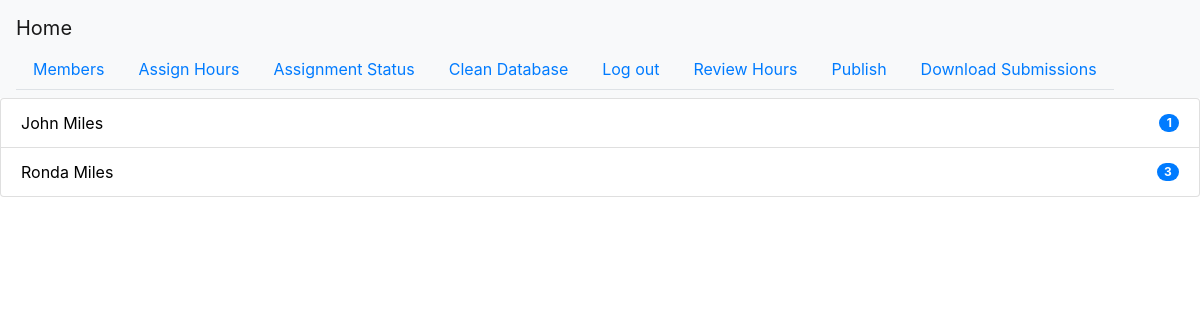
Page /members (signed in) on the earlier database version.
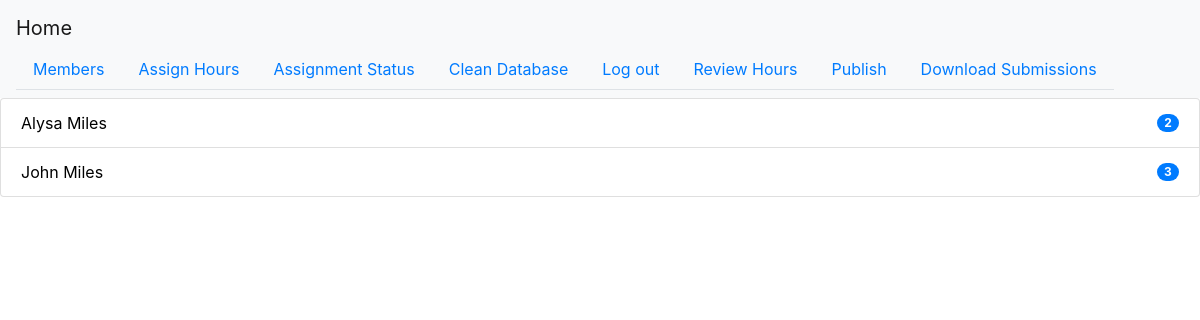
Same page on the later database version.
### app.py (models this page shows, shortened)
class Member(db.Model):
    id = db.Column(db.Integer, primary_key=True)
    first = db.Column(db.Text)
    last = db.Column(db.Text)
    phone = db.Column(db.Text)
    email = db.Column(db.Text)
    status = db.Column(db.Text)
    active = db.Column(db.Boolean)
    hours = db.Column(db.Integer)
    assigned = db.Column(db.Boolean)
    skips = db.Column(db.Integer)

### app.py (the view)
@app.route('/members', methods=['GET', 'POST'])
@login_required
def members():
    from utils.components import GenerateMembersButton
    generate = GenerateMembersButton()
    if generate.validate_on_submit():
        from modules.MemberGenerator import generate_members
        member_list = generate_members()
        db.session.add_all(member_list)
        db.session.commit()
        return redirect(url_for('members'))
    try:
        member_list = Member.query.all()
        member_list = sorted(member_list, key=lambda member: member.hours)
        member_list = [member for member in member_list if member.active]
    except Exception as e:
        print(e)
        member_list = []
    return render_template('members.html', generate=generate, member_list=member_list)

### app.py (called while the page is built)
@login_manager.user_loader
def load_user(user_id):
    return User.query.get(user_id)

### templates/members.html (shortened to what this page needs)
{% extends "base.html" %}
{% block content %}
    {% if member_list %}
        <ul class="list-group">
            {% for member in member_list %}
                <li class="list-group-item d-flex justify-content-between align-items-center">
                    <a style="color:black" href="{{ url_for('member_page',identifier=member.id)}}">
                        {{ member.first + ' ' + member.last}}
                    </a>
                    <span class="badge badge-primary badge-pill">{{ member.hours }}</span>
                </li>
            {% endfor %}
        </ul>
    {% endif %}
{% endblock %}

### templates/base.html (shortened to what this page needs)
<!DOCTYPE html>
<html lang="en">
<head>
    <link rel="stylesheet" href="https://stackpath.bootstrapcdn.com/bootstrap/4.3.1/css/bootstrap.min.css">
</head>
<body>
<nav class="navbar navbar-light bg-light">
    <a class="navbar-brand" href="{{ url_for('index')}}">Home</a>
    {% if current_user.is_authenticated %}
        <ul class="nav nav-tabs">
            <li class="nav-item">
                <a class="nav-link" href="{{ url_for('members')}}">Members<span class="sr-only">(current)</span></a>
            </li>
            <li class="nav-item">
                <a class="nav-link" href="{{ url_for('assignment')}}">Assign Hours<span class="sr-only">(current)</span></a>
            </li>
            <li class="nav-item">
                <a class="nav-link" href="{{ url_for('assignment_status')}}">Assignment Status<span class="sr-only">(current)</span></a>
            </li>
            <li class="nav-item">
                <a class="nav-link" href="{{ url_for('delete')}}">Clean Database<span class="sr-only">(current)</span></a>
            </li>
            <li class="nav-item">
                <a class="nav-link" href="{{ url_for('logout') }}">Log out<span class="sr-only">(current)</span></a>
            </li>
            <li class="nav-item">
                <a class="nav-link" href="{{ url_for('review_main') }}">Review Hours<span class="sr-only">(current)</span></a>
            </li>
            <li class="nav-item">
                <a class="nav-link" href="{{ url_for('publish') }}">Publish<span class="sr-only">(current)</span></a>
            </li>
            <li class="nav-item">
                <a class="nav-link" href="{{ url_for('download_submissions') }}">Download Submissions<span class="sr-only">(current)</span></a>
            </li>
        </ul>
    {% endif %}
</nav>
{% block content %}
{% endblock %}
</body>
</html>

Differences in the rows shown:
changed Member: first+last "Ronda Miles" → "Alysa Miles"; hours "3" → "2"; moves up the list
changed Member "John Miles": hours "1" → "3"
